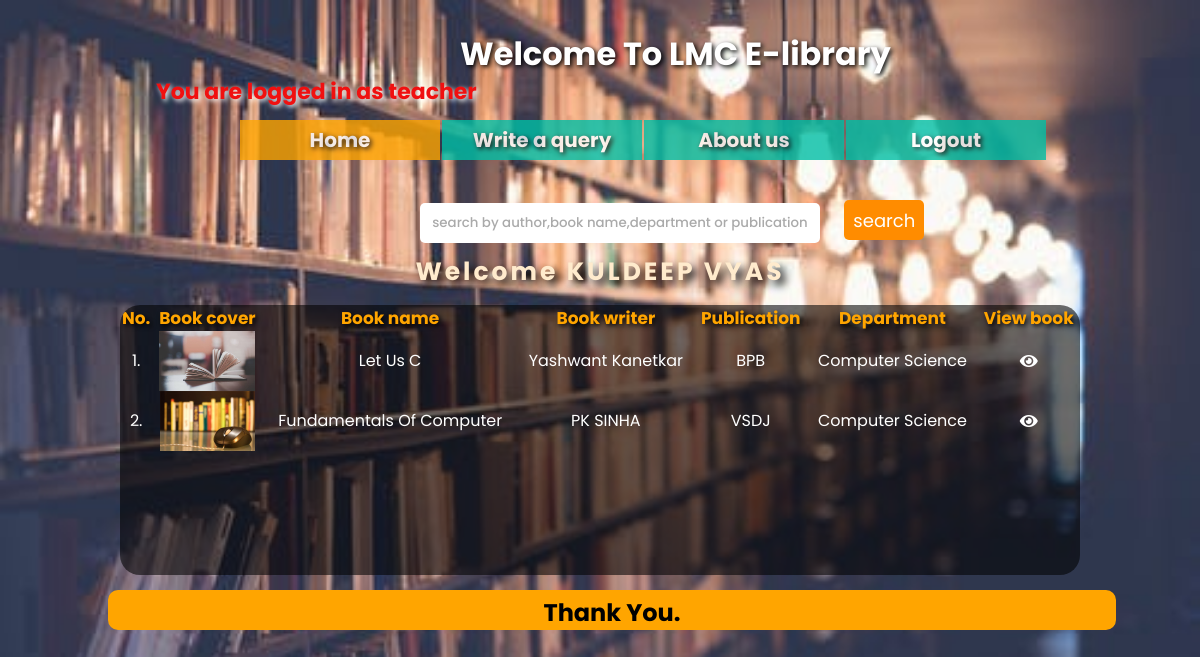
Page /teacher.php (signed in) on the committed database.
### tables this page shows
CREATE TABLE `user_record` (
  `User_id` varchar(15) NOT NULL,
  `User_Name` text NOT NULL,
  `Type` text NOT NULL,
  `Password` varchar(16) NOT NULL,
  `Department` text NOT NULL,
  `Semester` int(2) NOT NULL,
  `E-mail` varchar(50) NOT NULL
);

CREATE TABLE `books_record` (
  `Book_id` varchar(8) NOT NULL,
  `Book_name` varchar(100) NOT NULL,
  `Cover` varchar(50) NOT NULL,
  `Author` text NOT NULL,
  `Publication` text NOT NULL,
  `Category` text NOT NULL,
  `Course` varchar(10) NOT NULL,
  `Sem` int(2) NOT NULL,
  `File_link` varchar(300) NOT NULL
);

### teacher.php (the view, shortened to what this page needs)
<?php include_once("crud.php"); ?>
<html>
<head>
  <link rel="stylesheet" href="https://cdnjs.cloudflare.com/ajax/libs/font-awesome/5.15.3/css/all.min.css" />
  <link rel="stylesheet" href="teacher.css" />
</head>
<body>
  <form name="form1" method="post" action="">
    <div class="box">
      <br>
      <h1>Welcome To LMC E-library</h1>
      <h4>You are logged in as teacher</h4>
    </div>
    <div class="nav">
      <ul>
        <li><a style="background-color: orange" href="teacher.php">Home</a></li>
        <li><a href="query_page.php">Write a query</a></li>
        <li><a href="aboutus.php">About us</a></li>
        <li><a href="logout.php">Logout</a></li>
      </ul>
    </div>
    <br><br>
    <input type="text" placeholder="search by author,book name,department or publication" name="search" id="search-bar" />
    <input type="submit" class="search-button" name="searchbtn" value="search">
    <?php $results = mysqli_query($conn, "SELECT User_Name FROM user_record WHERE User_id='$_SESSION[uid]'"); ?>
    <?php while ($row = mysqli_fetch_array($results)) { ?>
      <p>Welcome <?php echo $row['User_Name'];
                } ?></p>
      <div class="main">
        <?php if (isset($_POST['searchbtn'])) {
          $query = "SELECT * FROM books_record INNER JOIN user_record ON  User_id='$_SESSION[uid]' AND user_record.Department=books_record.Course WHERE Book_name LIKE('%$_POST[search]%') OR AuthOR LIKE('%$_POST[search]%') OR Publication LIKE('%$_POST[search]%') OR Category LIKE('%$_POST[search]%')";
          $results = mysqli_query($conn, $query); ?>
          <table>
            <tr>
              <th>No.</th>
              <th>Book cover</th>
              <th>Book name</th>
              <th>Book writer</th>
              <th>Publication</th>
              <th>Department</th>
              <th>View book</th>
            </tr>
            <?php if (mysqli_num_rows($results) < 1) {
              echo "<tr colspan='7'><td id='no-books'>NO BOOKS AVAILABLE<td>";
            } else {
              $num = 1; ?> <tr>
                <?php while ($row = mysqli_fetch_array($results)) { ?>
                  <td><?php echo $num . "."; ?></td>
                  <td><img src="<?php echo $row['Cover']; ?>" height="60px" weidth="70px"></img></td>
                  <td><?php echo $row['Book_name']; ?></td>
                  <td><?php echo $row['Author']; ?></td>
                  <td><?php echo $row['Publication']; ?></td>
                  <td><?php echo $row['Category']; ?></td>
                  <td> <a href="crud.php?view=<?php echo $row['Book_id']; ?>" style="color:white;">
                      <i class="fa fa-eye" aria-hidden="true"></i>
                    </a></td>
              </tr>
          <?php
                  $num += 1;
                }
              } ?>
        <?php } else {
        ?>
          <table>
            <tr>
              <th>No.</th>
              <th>Book cover</th>
              <th>Book name</th>
              <th>Book writer</th>
              <th>Publication</th>
              <th>Department</th>
              <th>View book</th>
            </tr>
            <?php
            $query = "SELECT * FROM books_record INNER JOIN user_record ON User_id='$_SESSION[uid]' AND user_record.Department=books_record.Course";
            $results = mysqli_query($conn, $query);
            if (mysqli_num_rows($results) < 1) {
              echo  "<tr colspan='7'><td id='no-books'>NO BOOKS AVAILABLE<td>";
            } else {
              $num = 1; ?> <tr>
                <?php while ($row = mysqli_fetch_array($results)) { ?>
                  <td><?php echo $num . "."; ?></td>
                  <td><img src="<?php echo $row['Cover']; ?>" height="60px" weidth="70px"></img></td>
                  <td><?php echo $row['Book_name']; ?></td>
                  <td><?php echo $row['Author']; ?></td>
                  <td><?php echo $row['Publication']; ?></td>
                  <td><?php echo $row['Category']; ?></td>
                  <td> <a href="crud.php?view=<?php echo $row['Book_id']; ?>" style="color:white">
                      <i class="fa fa-eye" aria-hidden="true"></i>
                    </a></td>
              </tr>
        <?php
                  $num += 1;
                }
              }
            } ?>
          </table>
      </div>
      <div class="footer">
        <h2>Thank You.</h2>
      </div>
  </form>
</body>
</html>

### teacher.css (style rules this page uses)
* { margin: 0; padding: 0; box-sizing: border-box; }
.footer { background-color: orange; border: solid 2px orange; border-radius: 10px; width: 84%; height: 40px; margin-left: 9%; margin-top: 15px; text-align: center; }
input { font-family: 'Poppins', sans-serif; text-align: center; margin-left: 35%; height: 40px; width: 400px; border-radius: 5px; border: none; }
input::placeholder { color: #aaa; font-weight: 500; }
.search-button { font-size: 18px; text-align: center; border: none; height: 40px; width: 80px; background: #FF8C00; color: #FFFFFF; border-radius: 5px; margin-left: 20px; cursor: pointer; }
body { background: url("pexels-photo-590493.jpeg"); height: 100%; background-position: center; background-repeat: no-repeat; background-size: cover; font-family: 'Poppins', sans-serif; }
p { text-align: center; color: blanchedalmond; text-shadow: 5px 5px 8px black; font-weight: bold; position: relative; top: 10px; letter-spacing: 3px; font-size: 25px; }
table { width: 100%; border-collapse: collapse; height: auto; text-align: center; color: white; }
th { font-size: 17px; text-decoration: none; font-weight: bold; color: orange; text-shadow: 2px 2px 5px black; }
.main { width: 80%; border-radius: 20px; overflow: auto; margin-left: 10%; margin-top: 2%; height: 270px; background: rgba(0, 0, 0, 0.57); }
.box { width: 74%; height: 110px; margin-left: 13%; margin-top: 40px; }
ul { padding: 0; list-style: none; }
ul li { float: left; width: 200px; height: 40px; background-color: #00bfa6; opacity: .8; line-height: 40px; text-align: center; font-size: 20px; margin-right: 2px; }
ul li a { text-decoration: none; color: white; display: block; text-shadow: 2px 2px 5px black; }
.nav { padding-left: 12%; margin-left: 8%; position: relative; top: -30px; font-weight: bold; }
h1 { color: white; text-shadow: 2px 2px 5px black; position: absolute; top: 30px; left: 460px; }
h2 { line-height: 1px; position: relative; top: 20px; }
h4 { margin-top: 10px; color: rgb(240, 16, 16); text-shadow: 2px 2px 5px white; font-size: 22px; }

### rows in the picture
user_record: User_Name "KULDEEP VYAS"
books_record: Cover (picture), Book_name "Let Us C", Author "Yashwant Kanetkar", Publication "BPB", Category "Computer Science"
books_record: Cover (picture), Book_name "Fundamentals Of Computer", Author "PK SINHA", Publication "VSDJ", Category "Computer Science"
